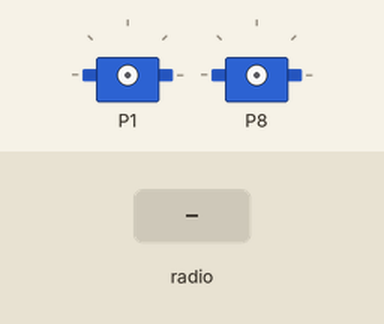
The program below on a simulated BBC micro:bit (MakeCode). Parts: 2 × servo. The test bench sets the inputs (shaded band).

Above: at 1.2 s.
1.3 s: radio message "7" arrives
2.8 s: radio message "9" arrives
At 3.7 s:
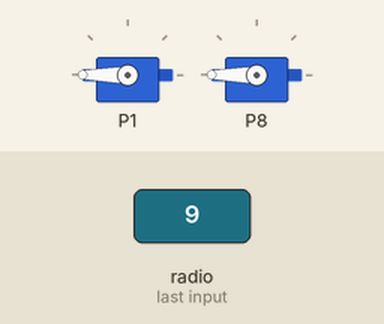
Timing chart, 0 to 5.8 s (numbered marks = the images above; inputs shaded):
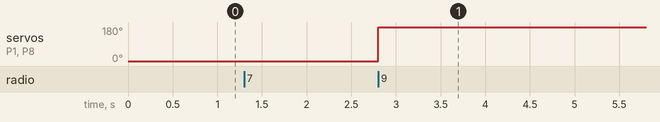

Measured:
- after the input at 2.8 s, servo on P1, servo on P8: 0° → 180° at once

The program:

main.ts
```typescript
function open () {
    pins.servoWritePin(AnalogPin.P1, 90)
}
radio.onReceivedNumber(function (receivedNumber) {
    // 1 x
    // 3 x
    // 7 軌道向左轉
    // 9 軌道向右轉
    // 8 軌道上升
    // 2 軌道下降
    // 4 向左跑
    // 6 向右跑
    if (receivedNumber == 7) {
        pins.servoWritePin(AnalogPin.P1, 0)
        pins.servoWritePin(AnalogPin.P8, 0)
        basic.pause(25)
    } else if (receivedNumber == 9) {
        pins.servoWritePin(AnalogPin.P1, 180)
        pins.servoWritePin(AnalogPin.P8, 180)
        basic.pause(25)
    } else {
        pins.servoWritePin(AnalogPin.P1, 90)
        pins.servoWritePin(AnalogPin.P8, 90)
    }
})
function turn_right () {
    pins.digitalWritePin(DigitalPin.P1, 0)
}
function stop () {
    pins.digitalWritePin(DigitalPin.P1, 90)
}
function close () {
    pins.servoWritePin(AnalogPin.P1, 0)
}
function turn_left () {
    pins.digitalWritePin(DigitalPin.P1, 180)
}
radio.setGroup(173)
```

test.ts
```typescript
// 在這裡測試；當此封包作為擴充功能時，將不會編譯此內容。
```
